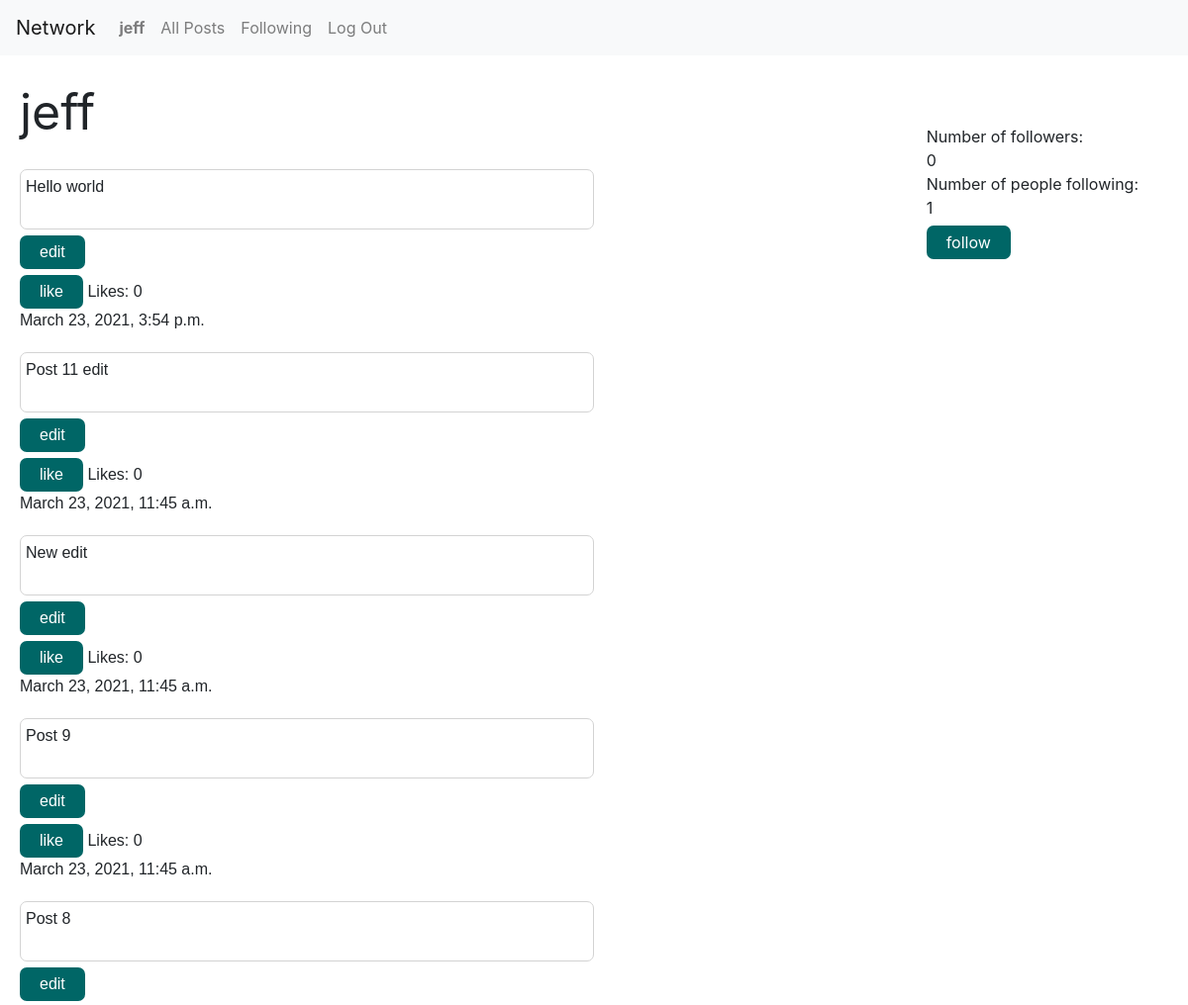
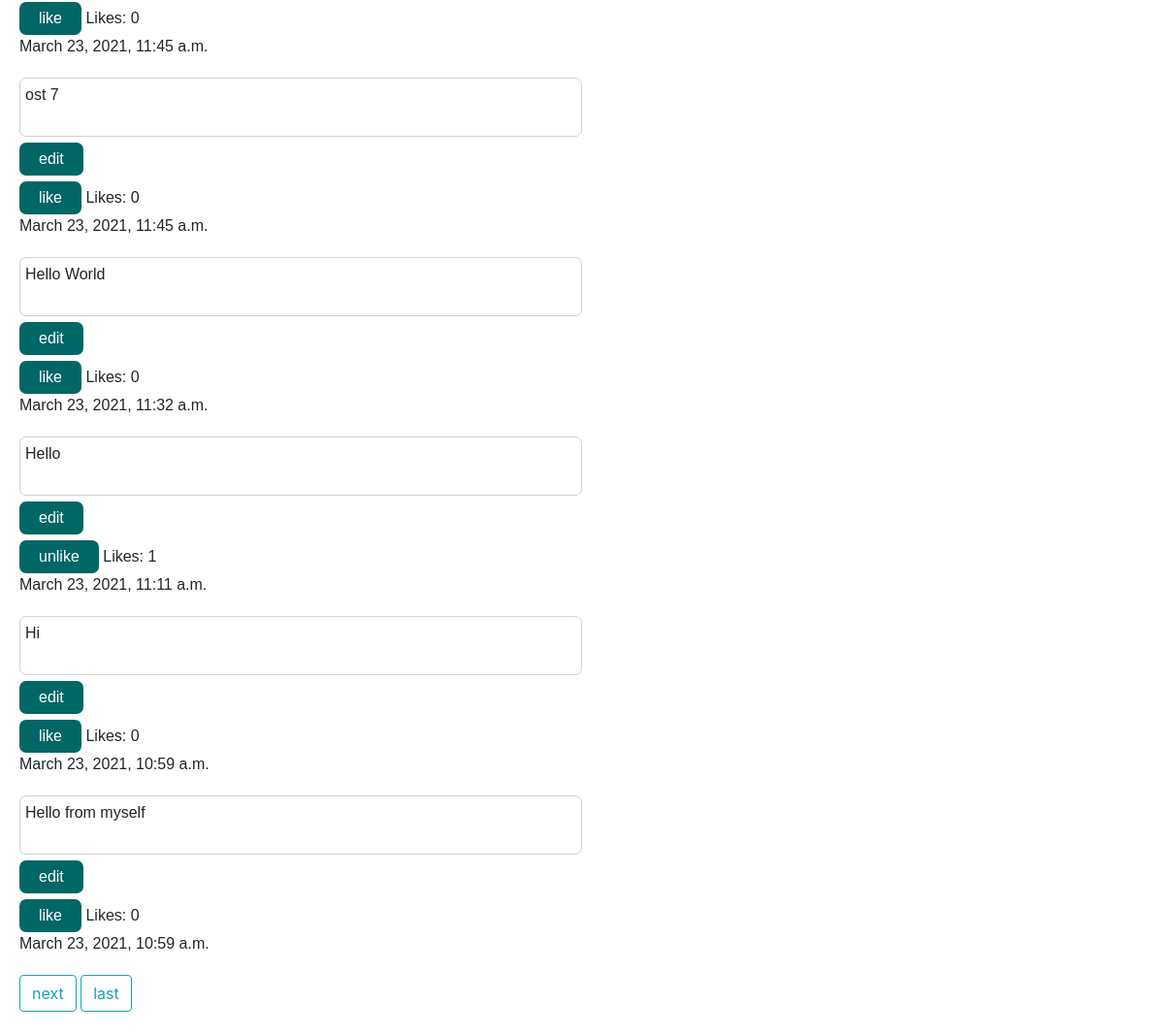
Page /1 (signed in) on the committed database (2 pictures, top to bottom).
### network/models.py (models this page shows, shortened)
class User(AbstractUser):
    pass

class Post(models.Model):
    text = models.CharField(max_length=200)
    author = models.ForeignKey(User, on_delete=models.CASCADE)
    timestamp = models.DateTimeField(auto_now_add=True)
    likes = models.IntegerField(default=0)

### network/views.py (the view)
# urls.py: path("<int:user_id>", views.profile_view, name="profile"),
def profile_view(request, user_id):
    current_user = request.user
    profile = user_id
    followee = User.objects.get(id=user_id)
    followers = Follower.objects.filter(followee=followee)
    if Follower.objects.filter(followee=followee, followers = current_user):
        follow_button = "unfollow"
    else:
        follow_button = "follow"
    follower_count = 0
    following_count = 0
    for follower in followers:
        follower_count += 1
    following = Follower.objects.filter(followers = followee)
    for follow in following:
        following_count += 1
    posts = Post.objects.filter(author_id = user_id).order_by('-timestamp')
    p = Paginator(posts, 10)
    page_number = request.GET.get('page')
    page_obj = p.get_page(page_number)
    if request.user.is_authenticated:
        user=request.user
        likes = Like.objects.filter(user=user)
        likelist=[]
        for post in posts:
            if Like.objects.filter(user=user, likes=post):
                likelist.append(post)
    return render(request, "network/profile.html", {
       "posts": posts, "page_obj": page_obj, "follower_count": follower_count, "following_count": following_count, "profile": profile, "follow_button": follow_button, "followee": followee, "likes": likes, "likelist": likelist
    })

### network/templates/network/profile.html (shortened to what this page needs)
{% extends "network/layout.html" %}
{% load static %}
{% block body %}
<div style="float: right; margin: 50px">
    Number of followers: <div id="follower_count">{{ follower_count }}</div>
    <div>
     Number of people following: <div id="following_count">{{ following_count }}</div>
    </div>
    <button id ="follow">{{ follow_button }}</button>
</div>
<div class="author" style="margin: 20px; font-size: 50px;">
    {{ followee }}
</div>
{% for post in page_obj %}
<div style="display: block; margin: 20px; font-family: arial">
    <div id="{{ post.id }}">
    <div>
        <div class="text">
            {{ post.text }}
        </div>
        {% if post.author == request.user %}
        <button id="edit-{{post.id}}" class="edit" onclick="showEdit(this)">edit</button>
        {% endif %}
    </div>
    {% if user.is_authenticated %}
        {% if post in likelist %}
        <button id="like-{{ post.id }}" class="like" onclick="like(this)">unlike</button>
        {% else %}
        <button id="like-{{ post.id }}" class="like" onclick="like(this)">like</button>
        {% endif %}
    {% endif %}
    Likes: <div id="like-count-{{ post.id }}" style="display: inline">{{ post.likes }}</div>
</div>
        <div>
            {{ post.timestamp }}
        </div>
    </div>
{% endfor %}
<div class="pagination">
    <span class="step-links">
    {% if page_obj.has_next %}
            <a class="btn btn-outline-info mb-4" href="?page={{ page_obj.next_page_number }}">next</a>
            <a class="btn btn-outline-info mb-4" href="?page={{ page_obj.paginator.num_pages }}">last</a>
    {% endif %}
</span>
</div>
{% endblock %}

### network/templates/network/layout.html (shortened to what this page needs)
{% load static %}
<!DOCTYPE html>
<html lang="en">
    <head>
        <link rel="stylesheet" href="https://stackpath.bootstrapcdn.com/bootstrap/4.4.1/css/bootstrap.min.css">
        <link href="{% static 'network/styles.css' %}" rel="stylesheet">
    </head>
    <body>
        <nav class="navbar navbar-expand-lg navbar-light bg-light">
            <a class="navbar-brand" href="#">Network</a>
            <div>
              <ul class="navbar-nav mr-auto">
                {% if user.is_authenticated %}
                    <li class="nav-item">
                        <a class="nav-link" href="#"><strong>{{ user.username }}</strong></a>
                    </li>
                {% endif %}
                <li class="nav-item">
                  <a class="nav-link" href="{% url 'index' %}" id="all_posts">All Posts</a>
                </li>
                {% if user.is_authenticated %}
                    <li class="nav-item">
                        <a class="nav-link" href="{% url 'following' %}">Following</a>
                    </li>
                    <li class="nav-item">
                        <a class="nav-link" href="{% url 'logout' %}">Log Out</a>
                    </li>
                {% endif %}
              </ul>
            </div>
          </nav>
        <div class="body">
            {% block body %}
            {% endblock %}
        </div>
    </body>
</html>

### network/static/network/styles.css (style rules this page uses)
button { margin-top: 6px; background-color: #006666; border: none; color: white; padding: 5px 20px; text-align: center; text-decoration: none; display: inline; font-size: 16px; border-radius: 7px; }
.text { padding-left: 5px; padding-top: 5px; padding-bottom: 30px; border: 1px solid lightgrey; border-radius: 7px; width: 50%; }
.author { font-size: 30px; }
.step-links { padding-left: 20px; }

### rows in the picture
User: username "jeff"
Post: text "Hello world", likes "0", timestamp "March 23, 2021, 3:54 p.m."
Post: text "Post 11 edit", likes "0", timestamp "March 23, 2021, 11:45 a.m."
Post: text "New edit", likes "0", timestamp "March 23, 2021, 11:45 a.m."
Post: text "Post 9", likes "0", timestamp "March 23, 2021, 11:45 a.m."
Post: text "Post 8", likes "0", timestamp "March 23, 2021, 11:45 a.m."
Post: text "ost 7", likes "0", timestamp "March 23, 2021, 11:45 a.m."
Post: text "Hello World", likes "0", timestamp "March 23, 2021, 11:32 a.m."
Post: text "Hello", likes "1", timestamp "March 23, 2021, 11:11 a.m."
Post: text "Hi", likes "0", timestamp "March 23, 2021, 10:59 a.m."
Post: text "Hello from myself", likes "0", timestamp "March 23, 2021, 10:59 a.m."

### other values in the picture
{{ follower_count }} "0"
{{ following_count }} "1"
{{ follow_button }} "follow"
